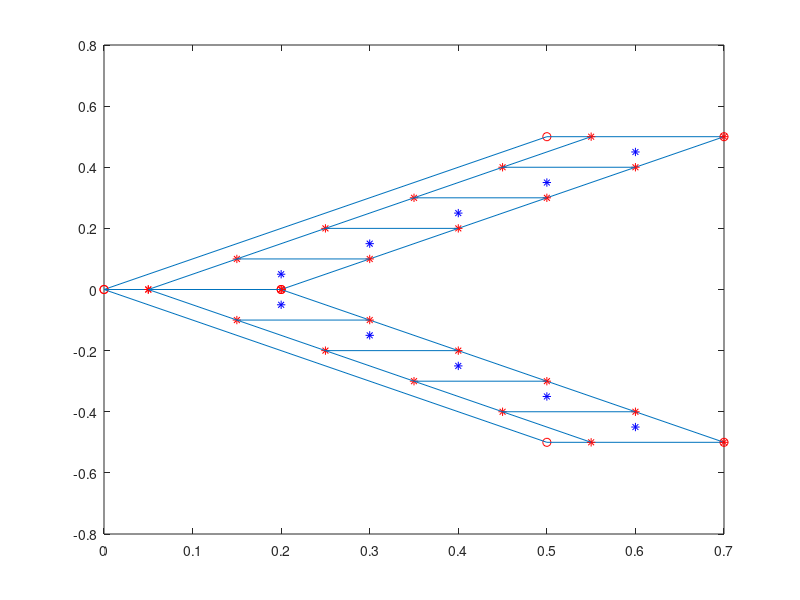

Reproduce this figure in MATLAB.
% This program calculates the cl of a planar swept wing with panels divided in 
% spanwise direction using vortex lattice method
% written by Abhiyan Paudel
% Date : 12/01/2017

clc
clear all
close all 

a = input('Enter the angle of attack = ');
U = input('Enter the freestream velocity = ');
num = input('Enter the number of panels = ');
b = 1;  % wing span 

% Creating Panels
xa_rt = 0;
ya_rt = 0;

xb_rt = 0.2*b;
yb_rt = 0;

xc_rt = 0.7*b;
yc_rt = 0.5*b;

xd_rt = 0.5*b;
yd_rt = 0.5*b;


plot(xa_rt,ya_rt,'ro',xb_rt,yb_rt,'ro',xc_rt,yc_rt,'ro',xd_rt,yd_rt,'ro')
v1 = [xa_rt,xb_rt];
v2 = [ya_rt,yb_rt];
line(v1,v2)

v1 = [xb_rt,xc_rt];
v2 = [yb_rt,yc_rt];
line(v1,v2)

v1 = [xc_rt,xd_rt];
v2 = [yc_rt,yd_rt];
line(v1,v2)

v1 = [xd_rt,xa_rt];
v2 = [yd_rt,ya_rt];
line(v1,v2)

hold on

dx_rt = (xd_rt-xa_rt)/num;
dy_rt = (yd_rt-ya_rt)/num;

% Creating Collocation points 
for i = 1:num
    xtop_rt(i) = (i-1)*dx_rt+0.2*b/4;
    ytop_rt(i) = (i-1)*dy_rt;
    
end
xtop_rt(num+1) = xd_rt+0.2*b/4;
ytop_rt(num+1) = yd_rt;

plot(xtop_rt,ytop_rt,'*r')

hold on 

for i = 1:num
    xbottom_rt(i) = (i-1)*dx_rt+0.2*b;
    ybottom_rt(i) = (i-1)*dy_rt;
end
xbottom_rt(num+1) = xd_rt+0.2*b;
ybottom_rt(num+1) = yd_rt;


  plot(xbottom_rt,ybottom_rt,'r*')
  hold on
  
  for i = 1:num
  x_ctrl_rt(i) = (xtop_rt(i)+xtop_rt(i+1))/2+0.2*b/2;
  y_ctrl_rt(i) = (ytop_rt(i)+ytop_rt(i+1))/2;
  end 
  plot(x_ctrl_rt,y_ctrl_rt,'*b')
  
  hold on

for i = 1:num
    v1 = [xtop_rt(i),xtop_rt(i+1)];
    v2 = [ytop_rt(i),ytop_rt(i+1)];
line(v1,v2)
end 
hold on

for i = 1:num
    v1 = [xtop_rt(i),xbottom_rt(i)];
    v2 = [ytop_rt(i),ybottom_rt(i)];
line(v1,v2)
end  

% Calculate downwash velocity at mth panel induced by horse shoe vortex of 
% n panels of the starboard wing


for m = 1:num
    for n = 1:num
        x_m1n = x_ctrl_rt(m)-xtop_rt(n);
        y_m1n = y_ctrl_rt(m)-ytop_rt(n);
        x_m2n = x_ctrl_rt(m)-xtop_rt(n+1);
        y_m2n = y_ctrl_rt(m)-ytop_rt(n+1);
        x_2n1n = xtop_rt(n+1)-xtop_rt(n);
        y_2n1n = ytop_rt(n+1)-ytop_rt(n);
        d_m1n = sqrt(x_m1n^2+y_m1n^2);
        d_m2n = sqrt(x_m2n^2+y_m2n^2);
        first_first_term = 1/(x_m1n*y_m2n-x_m2n*y_m1n);
        first_sec_term = ((x_2n1n*x_m1n+y_2n1n*y_m1n)/d_m1n)-((x_2n1n*x_m2n+y_2n1n*y_m2n)/d_m2n);
        first_term = first_first_term*first_sec_term;
        sec_term = (-1/y_m1n)*(1+(x_m1n/d_m1n));
        third_term = (-1/y_m2n)*(1+(x_m2n/d_m2n));
        w_s(m,n) = first_term+sec_term-third_term;     % downwash at starboard wing
    end 
end 

% Calculate downwash velocity at mth panelof startboard wing induced by horse 
% shoe vortex of nth panels of the port wing

% Creating Panels on port wing
xa_lt = xa_rt;
ya_lt = -ya_rt;

xb_lt = xb_rt;
yb_lt = -yb_rt;

xc_lt = xc_rt;
yc_lt =-yc_rt;

xd_lt = xd_rt;
yd_lt = -yd_rt;


plot(xa_lt,ya_lt,'ro',xb_lt,yb_lt,'ro',xc_lt,yc_lt,'ro',xd_lt,yd_lt,'ro')
v1 = [xa_lt,xb_lt];
v2 = [ya_lt,yb_lt];
line(v1,v2)

v1 = [xb_lt,xc_lt];
v2 = [yb_lt,yc_lt];
line(v1,v2)

v1 = [xc_lt,xd_lt];
v2 = [yc_lt,yd_lt];
line(v1,v2)

v1 = [xd_lt,xa_lt];
v2 = [yd_lt,ya_lt];
line(v1,v2)

hold on
% 
% dx_lt = (xd_lt-xa_lt)/num;
% dy_lt = (yd_lt-ya_lt)/num;

for i = 1:num
    xtop_lt(i) = xtop_rt(i);
    ytop_lt(i) = -ytop_rt(i);
    
end
xtop_lt(num+1) = xtop_rt(num+1);
ytop_lt(num+1) = -ytop_rt(num+1);

plot(xtop_lt,ytop_lt,'*r')

hold on 

for i = 1:num
    xbottom_lt(i) = xbottom_rt(i);
    ybottom_lt(i) = -ybottom_rt(i);
end
xbottom_lt(num+1) = xbottom_rt(num+1);
ybottom_lt(num+1) = -ybottom_rt(num+1);


  plot(xbottom_lt,ybottom_lt,'r*')
  hold on
  
  for i = 1:num
  x_ctrl_lt(i) = x_ctrl_rt(i);
  y_ctrl_lt(i) = -y_ctrl_rt(i);
  end 
  plot(x_ctrl_lt,y_ctrl_lt,'*b')
  
  hold on

for i = 1:num
    v1 = [xtop_lt(i),xtop_lt(i+1)];
    v2 = [ytop_lt(i),ytop_lt(i+1)];
line(v1,v2)
end 
hold on

for i = 1:num
    v1 = [xtop_lt(i),xbottom_lt(i)];
    v2 = [ytop_lt(i),ybottom_lt(i)];
line(v1,v2)
end  



for m = 1:num
    for n = 1:num
        x_m1n = x_ctrl_rt(m)-xtop_lt(n+1);
        y_m1n = y_ctrl_rt(m)-ytop_lt(n+1);
        x_m2n = x_ctrl_rt(m)-xtop_lt(n);
        y_m2n = y_ctrl_rt(m)-ytop_lt(n);
        x_2n1n = xtop_lt(n)-xtop_lt(n+1);
        y_2n1n = ytop_lt(n)-ytop_lt(n+1);
        d_m1n = sqrt(x_m1n^2+y_m1n^2);
        d_m2n = sqrt(x_m2n^2+y_m2n^2);
        first_first_term = 1/(x_m1n*y_m2n-x_m2n*y_m1n);
        first_sec_term = ((x_2n1n*x_m1n+y_2n1n*y_m1n)/d_m1n)-((x_2n1n*x_m2n+y_2n1n*y_m2n)/d_m2n);
        first_term = first_first_term*first_sec_term;
        sec_term = (-1/y_m1n)*(1+(x_m1n/d_m1n));
        third_term = (-1/y_m2n)*(1+(x_m2n/d_m2n));
        w_p(m,n) = first_term+sec_term-third_term;     % downwash at starboard wing
    end 
end 


for m = 1:num
    for n = 1:num
        w(m,n) = (w_s(m,n)+w_p(m,n))/(4*pi); % net downwash at starboard wing
    end 
end

alpha = a*pi/180;


for i = 1:num
    rhs(i) = -U*sin(alpha);
end 


rho = 1.225;
% calculating circulation by solving linear equations

g = mldivide(w,rhs');


gamma = 0;
for i = 1:num
    gamma = gamma + g(i)*dy_rt;
end 

L = 2*rho*U*gamma;

c = 0.2;

q = 0.5*rho*U^2;
S = b*c;
cl = L/(q*S)

    


